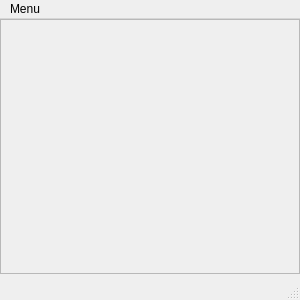
<?xml version="1.0" encoding="UTF-8"?>
<ui version="4.0">
 <class>MainWindow</class>
 <widget class="QMainWindow" name="MainWindow">
  <property name="geometry">
   <rect>
    <x>0</x>
    <y>0</y>
    <width>300</width>
    <height>300</height>
   </rect>
  </property>
  <property name="maximumSize">
   <size>
    <width>300</width>
    <height>300</height>
   </size>
  </property>
  <property name="windowTitle">
   <string>Log Journal</string>
  </property>
  <widget class="QWidget" name="centralwidget">
   <widget class="QTextEdit" name="log">
    <property name="enabled">
     <bool>false</bool>
    </property>
    <property name="geometry">
     <rect>
      <x>0</x>
      <y>0</y>
      <width>300</width>
      <height>255</height>
     </rect>
    </property>
    <property name="maximumSize">
     <size>
      <width>300</width>
      <height>255</height>
     </size>
    </property>
   </widget>
  </widget>
  <widget class="QMenuBar" name="menubar">
   <property name="geometry">
    <rect>
     <x>0</x>
     <y>0</y>
     <width>300</width>
     <height>25</height>
    </rect>
   </property>
   <widget class="QMenu" name="menuMenu">
    <property name="title">
     <string>Menu</string>
    </property>
    <addaction name="actionOpen"/>
    <addaction name="actionSave"/>
    <addaction name="actionRevert"/>
    <addaction name="actionCalculator"/>
   </widget>
   <addaction name="menuMenu"/>
  </widget>
  <widget class="QStatusBar" name="statusbar"/>
  <action name="actionOpen">
   <property name="text">
    <string>Open</string>
   </property>
  </action>
  <action name="actionSave">
   <property name="text">
    <string>Save</string>
   </property>
  </action>
  <action name="actionRevert">
   <property name="text">
    <string>Revert</string>
   </property>
  </action>
  <action name="actionCalculator">
   <property name="text">
    <string>Calculator</string>
   </property>
  </action>
 </widget>
 <resources/>
 <connections/>
</ui>
